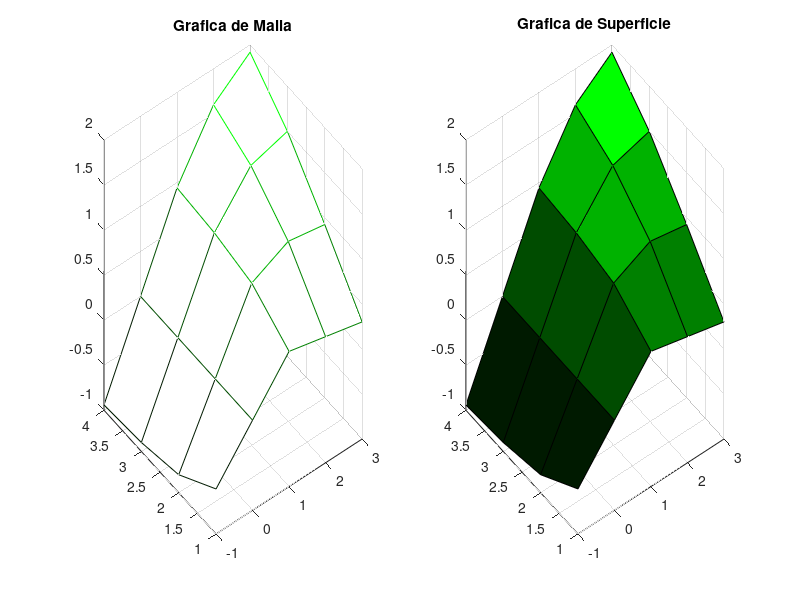

Source code (MATLAB):
x=-1:3;
y=1:4;
[X,Y] = meshgrid(x,y);
Z=(X.*Y.^2)./(X.^2 + Y.^2);
colormap([0,0.1,0;0,0.3,0;0,0.5,0;0,0.7,0;0,1,0]);
subplot(1,2,1);
mesh(X,Y,Z);
title("Grafica de Malla");
subplot(1,2,2);
surf(X,Y,Z);
title("Grafica de Superficie");